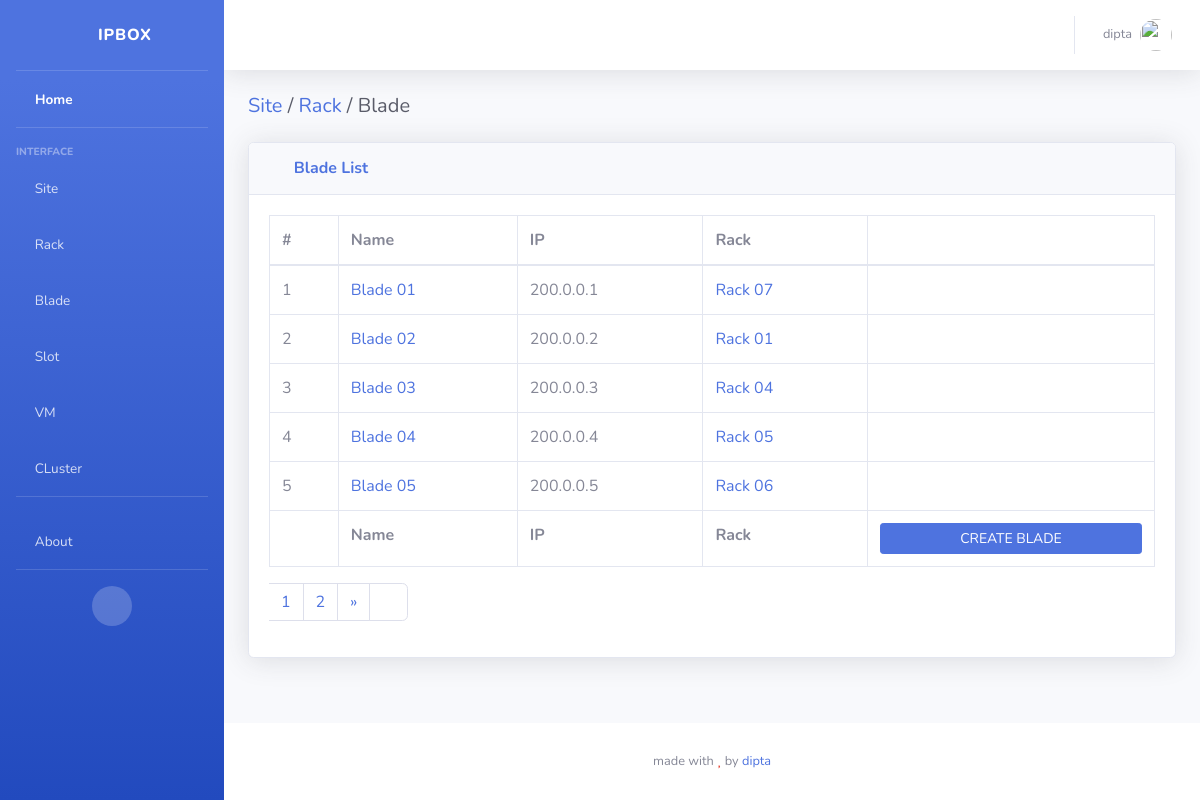
The page /blades/ (signed in) on the database its author committed.
### bladeapp/models.py (models this page shows, shortened)
class Blade(models.Model):
  name    = models.CharField(max_length=128)
  ip      = models.GenericIPAddressField()
  rack    = models.ForeignKey(Rack, related_name="blades", on_delete=models.CASCADE)
  class Meta:
    verbose_name_plural = "Blades"

### rackapp/models.py (models this page shows, shortened)
class Rack(models.Model):
  name  = models.CharField(max_length=128)
  ip    = models.GenericIPAddressField()
  site  = models.ForeignKey(Site, related_name="racks", on_delete=models.CASCADE)
  class Meta:
    verbose_name_plural = "Racks"

### bladeapp/views.py (the view)
# urls.py: path('', views.bladeList, name="blades"),
def bladeList(request):
  dataPerPage = 5
  pageNum = request.GET.get('page', 1)
  blades = Blade.objects.all()
  p = Paginator(blades, dataPerPage)
  page_obj = p.page(pageNum)
  context = {
    'page_obj': page_obj,
    'generalUser': generalUser(request.user),
    'adminUser': adminUser(request.user)
  }
  return render(request, 'bladeapp/blades.html', context)

### accounts/views.py (called while the page is built)
def generalUser(user):
    res = False
    try:
        if user is None:
            raise ValueError('User Not Found!')
        if not user.is_active:
            raise ValueError('User Not Active!')
        if user.is_authenticated:
            res = True
    except Exception as err:
        pass
    return res

def adminUser(user):
    res = False
    try:
        if generalUser(user):
            if user.is_superuser or user.is_staff:
                res = True
    except Exception as err:
        pass
    return res

### bladeapp/templates/bladeapp/blades.html (shortened to what this page needs)
{% extends 'sbadmin/base.html' %}{% load static %} {% block content %}
<div class="d-sm-flex align-items-center justify-content-between mb-4">
  <h1 class="h5 mb-0 text-gray-800">
    <a href="{% url 'siteapp:sites' %}">Site<a/> /
    <a href="{% url 'rackapp:racks' %}">Rack<a/> / Blade
  </h1>
</div>
<div class="card shadow mb-4">
  <div class="card-header py-3">
    <h6 class="m-0 font-weight-bold text-primary"><i class="fas fa-table mr-2"></i> Blade List</h6>
  </div>
  <div class="card-body">
    <div class="table-responsive">
      <table
        class="table table-bordered"
        id="dataTable"
        width="100%"
        cellspacing="0"
      >
        <thead>
          <tr>
            <th>#</th>
            <th>Name</th>
            <th>IP</th>
            <th>Rack</th>
            <th></th>
          </tr>
        </thead>
        <tfoot>
          <tr>
            <th></th>
            <th>Name</th>
            <th>IP</th>
            <th>Rack</th>
            <th>
              {% if adminUser %}
                <a href="{% url 'bladeapp:blade_create' %}"
                  class="btn btn-primary btn-sm btn-block">CREATE BLADE</a>
              {% else %}
                <div class="btn btn-primary btn-sm btn-block disabled customNotAllowed">CREATE BLADE</div>
							{% endif %}
              </th>
          </tr>
        </tfoot>
        <tbody>
          {% for blade in page_obj %}
          <tr>
            <td>{{ forloop.counter }}</td>
            <td>
              <a href="{% url 'bladeapp:blade_query' blade.id %}"
                class="text-primary">
                {{ blade.name }}
              </a>
            </td>
            <td>{{ blade.ip }}</td>
            <td>
              <a href="{% url 'rackapp:rack_query' blade.rack.id %}"
                class="text-primary">
                {{ blade.rack.name }}
              </a>
            </td>
            <td class="text-center">
              {% if adminUser %}
                <a href="{% url 'bladeapp:blade_update' blade.id %}"
                  class="text-info mr-4" title="edit">
                  <i class="fas fa-edit"></i>
                </a>
                <a href="#" class="text-danger ml-4" title="delete">
                  <i class="fas fa-trash-alt"></i>
                </a>
              {% endif %}
            </td>
          </tr>
          {% endfor %}
        </tbody>
      </table>
      {% include 'core/pagination.html' %}
    </div>
  </div>
</div>
{% endblock content %}

### templates/sbadmin/components/navbar.html (shortened to what this page needs)
{% load static %}
<nav class="navbar navbar-expand navbar-light bg-white topbar mb-4 static-top shadow">
  <ul class="navbar-nav ml-auto">
    {% if user.is_authenticated %}
    <li class="nav-item dropdown no-arrow">
      <a
        class="nav-link dropdown-toggle"
        href="#"
        id="userDropdown"
        role="button"
        data-toggle="dropdown"
        aria-haspopup="true"
        aria-expanded="false"
      >
        <span class="mr-2 d-none d-lg-inline text-gray-600 small">
          {{user.username}}
        </span>
        <img
          class="img-profile rounded-circle"
          src="{% static 'themes/sbadmin/img/undraw_profile.svg' %}"
        />
      </a>
    </li>
    {% endif %}
  </ul>
</nav>

### rows shown on the page
Blade: name "Blade 01", ip "200.0.0.1", rack.name "Rack 07"
Blade: name "Blade 02", ip "200.0.0.2", rack.name "Rack 01"
Blade: name "Blade 03", ip "200.0.0.3", rack.name "Rack 04"
Blade: name "Blade 04", ip "200.0.0.4", rack.name "Rack 05"
Blade: name "Blade 05", ip "200.0.0.5", rack.name "Rack 06"

### other values the page prints
{{ user.username }} "dipta"
{{ num }} "1"
{{ num }} "2"
